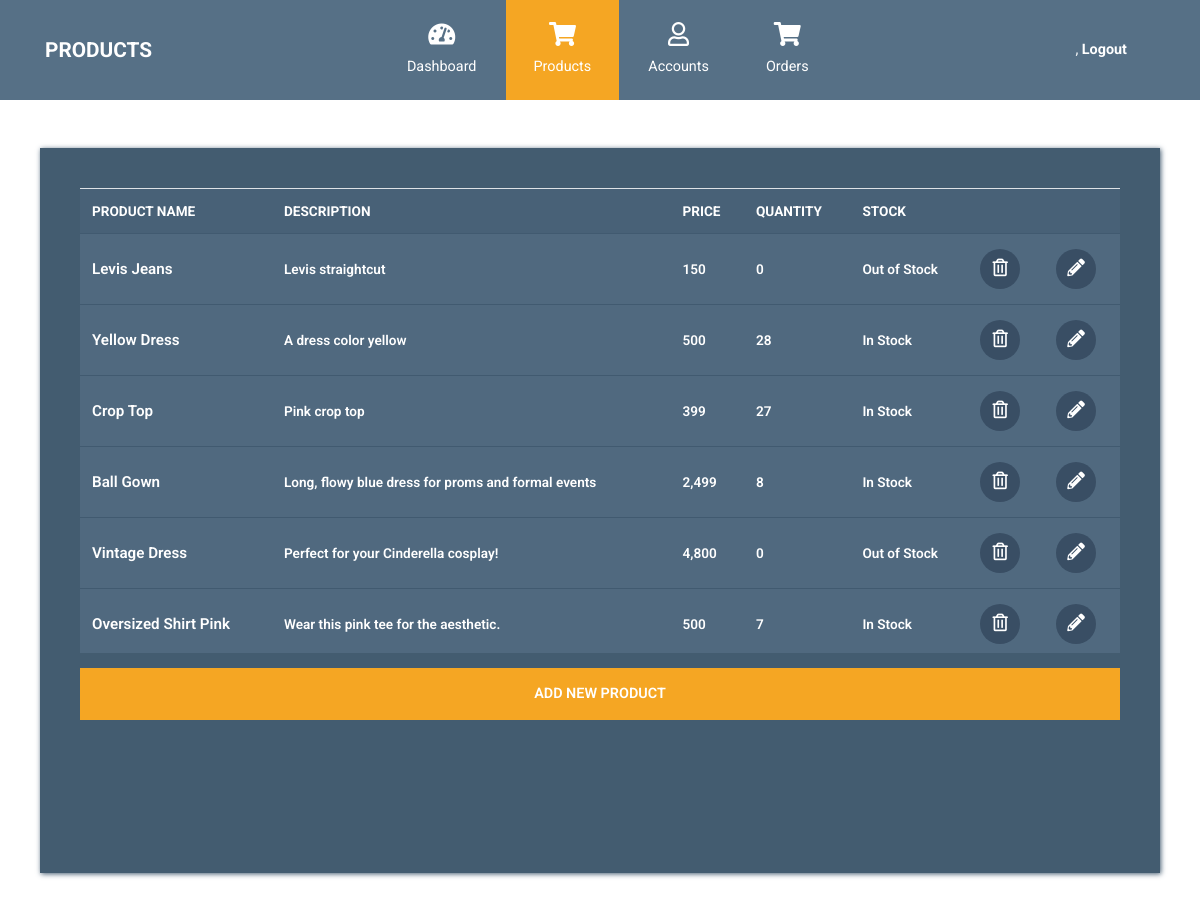
/Admin_Side/Products.php, run on the app's committed database.
### tables this page shows
CREATE TABLE `products` (
  `product_id` int(11) NOT NULL,
  `product_type_code` int(11) NOT NULL,
  `product_name` varchar(50) NOT NULL,
  `product_price` int(11) NOT NULL,
  `product_size` enum('XS','S','M','L','XL') NOT NULL,
  `product_description` varchar(100) NOT NULL,
  `product_quantity` int(11) NOT NULL,
  `product_stocks` enum('In Stock','Out of Stock') NOT NULL
);

### Admin_Side/Products.php (the view, shortened to what this page needs)
<?php
$conn = OpenCon();
    $sql = "SELECT * FROM products";
    $result = $conn->query($sql);
    $array_products = [];
    if ($result->num_rows > 0) {
        $array_products = $result->fetch_all(MYSQLI_ASSOC);
    }
?>
<!DOCTYPE html>
<html lang="en">
  <head>
    <link rel="stylesheet" href="../sources/css/fontawesome.min.css" />
    <link rel="stylesheet" href="../sources/css/bootstrap_admin.min.css" />
    <link rel="stylesheet" href="../sources/css/style_ad1.css">
  </head>
  <body>
    <nav class="navbar navbar-expand-xl">
      <div class="container h-100">
        <a class="navbar-brand" href="../Admin_Side/Products.php">
          <h1 class="tm-site-title mb-0">Products</h1>
        </a>
        <div class="collapse navbar-collapse" id="navbarSupportedContent">
          <ul class="navbar-nav mx-auto h-100">
            <li class="nav-item">
              <a class="nav-link" href="dashboard.php">
                <i class="fas fa-tachometer-alt"></i> Dashboard
              </a>
            </li>
            <li class="nav-item">
              <a class="nav-link active" href="products.php">
                <i class="fas fa-shopping-cart"></i> Products
              </a>
            </li>
            <li class="nav-item">
              <a class="nav-link" href="accounts.php">
                <i class="far fa-user"></i> Accounts
              </a>
            </li>
            <li class="nav-item">
                            <a class="nav-link" href="orders.php">
                            <i class="fas fa-shopping-cart"></i> Orders
                            </a>
                        </li>
          </ul>
          <ul class="navbar-nav">
            <li class="nav-item">
              <a class="nav-link d-block" href="Logout.php">
              <?php echo$_SESSION['admin_name'];?>, <b>Logout</b>
              </a>
            </li>
          </ul>
        </div>
      </div>
    </nav>
    <div class="container mt-5">
      <div class="row tm-content-row">
        <div class="col-sm-12 col-md-12 col-lg-12 col-xl-12 tm-block-col">
          <div class="tm-bg-primary-dark tm-block tm-block-products">
            <div class="tm-product-table-container">
              <table class="table table-hover tm-table-small tm-product-table">
                <thead>
                  <tr>
                    <th scope="col">PRODUCT NAME</th>
                    <th scope="col">DESCRIPTION</th>
                    <th scope="col">PRICE</th>
                    <th scope="col">QUANTITY</th>
                    <th scope="col">STOCK</th>
                    <th scope="col">&nbsp;</th>
                    <th scope="col">&nbsp;</th>
                  </tr>
                </thead>
                <tbody>
                    <?php if(!empty($array_products)) { ?>
                        <?php foreach($array_products as $user) {?>
                            <tr>
                                <td class="tm-product-name"><?php echo $user['product_name']; ?></td>
                                <td ><?php echo $user['product_description']; ?></td>
                                <td><?php echo number_format($user['product_price']); ?></td>
                                <td><?php echo $user['product_quantity']; ?></td>
                                <td><?php echo $user['product_stocks']; ?></td>
                                <td>
                                  <a href="products.php?id=<?php echo $user['product_id'];?>" class="tm-product-delete-link">
                                    <i class="far fa-trash-alt tm-product-delete-icon"></i>
                                  </a>
                                </td>
                                <td>
                                  <a href="edit_product.php?id=<?php echo $user['product_id'];?>" class="tm-product-delete-link" >
                                    <i class="fas fa-pencil-alt tm-product-delete-icon"></i>
                                  </a>
                                </td>
                            </tr>
                        <?php } ?>
                    <?php } ?>
                </tbody>
              </table>
            </div>
            <a
              href="add_product.php"
              class="btn btn-primary btn-block text-uppercase mb-3">Add new product</a>
          </div>
        </div>
      </div>
    </div>
  </body>
</html>

### Sources/CSS/style_ad1.css (style rules this page uses)
html { font-size: 16px; overflow-x: hidden; }
body { font-family: Roboto, Helvetica, Arial, sans-serif; overflow-x: hidden; }
a { transition: all 0.3s ease; }
.navbar-brand { display: flex; align-items: center; }
.tm-site-title { display: inline-block; text-transform: uppercase; font-size: 1.3rem; font-weight: 700; color: #fff; }
.navbar { height: 100px; background-color: #567086; padding: 0; }
.navbar .container { position: relative; }
.tm-block-col { margin-bottom: 30px; }
.tm-block { padding: 40px; -webkit-box-shadow: 1px 1px 5px 0 #455c71; -moz-box-shadow: 1px 1px 5px 0 #455c71; box-shadow: 1px 1px 5px 0 #455c71; min-height: 350px; height: 100%; max-height: 450px; }
.nav-link { color: #fff; height: 100%; display: flex; align-items: center; justify-content: center; flex-direction: column; font-size: 90%; }
.nav-link > i { margin-bottom: 10px; margin-right: 0; font-size: 1.5rem; }
.dropdown-item, .nav-link { padding: 15px 20px; }
.navbar-nav .active > .nav-link, .navbar-nav .nav-link.active { background-color: #f5a623; color: #fff; }
.navbar-nav .nav-link.active i { color: #fff; }
.nav-item { text-align: center; }
.nav-item:last-child { margin-right: 0; }
.tm-content-row { justify-content: center; margin-left: -20px; margin-right: -20px; }
.table { background-color: #50697f; color: #fff; font-size: 85%; margin-bottom: 0; }
thead { background-color: #486177; color: #fff; }
.table thead th { border-bottom: 0; }
.btn { border-radius: 0; padding: 13px 28px; transition: all 0.2s ease; max-width: 100%; }
.btn-primary { color: #fff; background-color: #f5a623; border: 2px solid #f5a623; font-size: 90%; font-weight: 600; }
.table td, .table .th { border-top: 1px solid #415a70; padding: 15px 25px; vertical-align: middle; }
.tm-table-small td, .tm-table-small th { padding-left: 12px; padding-right: 12px; }
.table-hover tbody tr { transition: all 0.2s ease; }
.tm-bg-primary-dark { background-color: #435c70; }
.tm-block-products { min-height: 725px; }
.tm-product-table-container { max-height: 465px; margin-bottom: 15px; overflow-y: scroll; }
.tm-product-table tr { font-weight: 600; }
.tm-product-name { font-size: 0.95rem; font-weight: 600; }
.tm-product-delete-icon { font-size: 1.1rem; color: #fff; }
.tm-product-delete-link { padding: 10px; border-radius: 50%; background-color: #394e64; display: inline-block; width: 40px; height: 40px; text-align: center; }
@media (min-width: 1200px) { .navbar-expand-xl .navbar-nav .nav-link { padding-left: 28px; padding-right: 28px; } }
@media (min-width: 1200px) { .navbar-collapse { height: 100%; } }
@media (max-width: 1275px) and (min-width: 1200px) { .nav-item { margin-right: 15px; } }
@media (max-width: 1350px) { .nav-item { margin-right: 1px; } }

### data on the page
products: product_name "Levis Jeans", product_description "Levis straightcut", product_price "150", product_quantity "0", product_stocks "Out of Stock"
products: product_name "Yellow Dress", product_description "A dress color yellow", product_price "500", product_quantity "28", product_stocks "In Stock"
products: product_name "Crop Top", product_description "Pink crop top", product_price "399", product_quantity "27", product_stocks "In Stock"
products: product_name "Ball Gown", product_description "Long, flowy blue dress for proms and formal events", product_price "2,499", product_quantity "8", product_stocks "In Stock"
products: product_name "Vintage Dress", product_description "Perfect for your Cinderella cosplay!", product_price "4,800", product_quantity "0", product_stocks "Out of Stock"
products: product_name "Oversized Shirt Pink", product_description "Wear this pink tee for the aesthetic.", product_price "500", product_quantity "7", product_stocks "In Stock"
